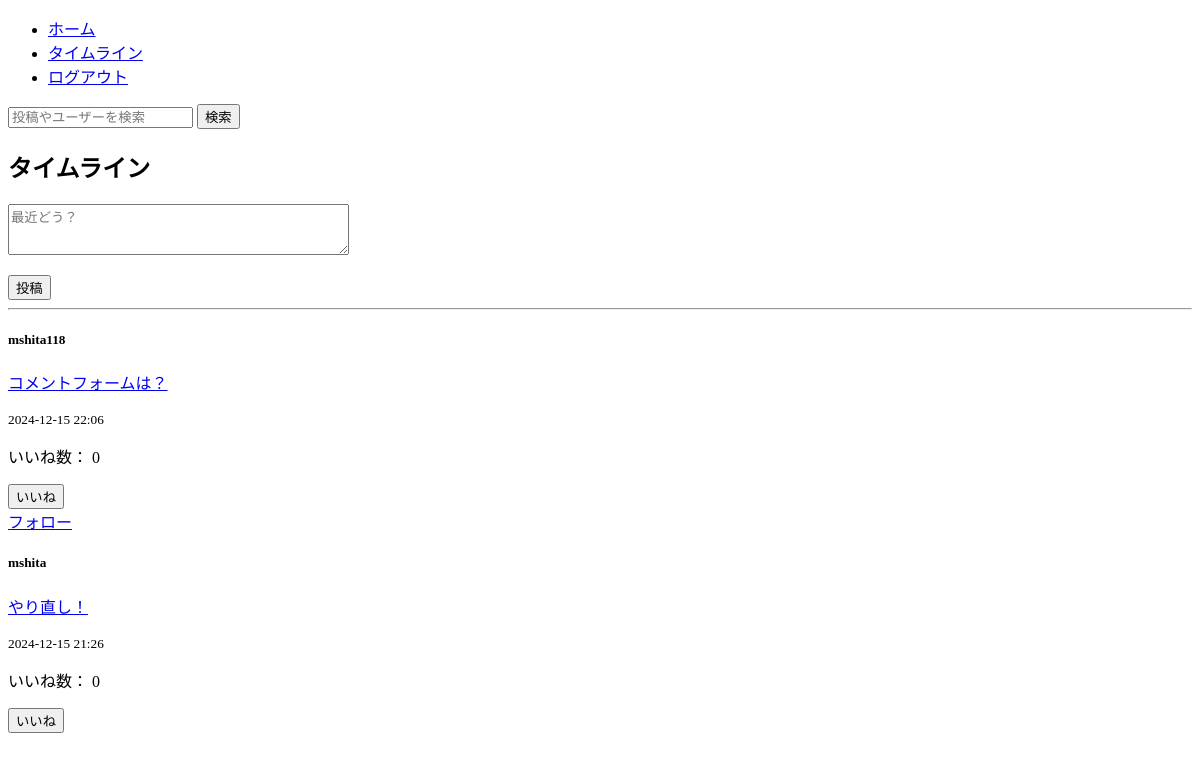
The page /timeline/ (signed in) on the database as committed earlier.
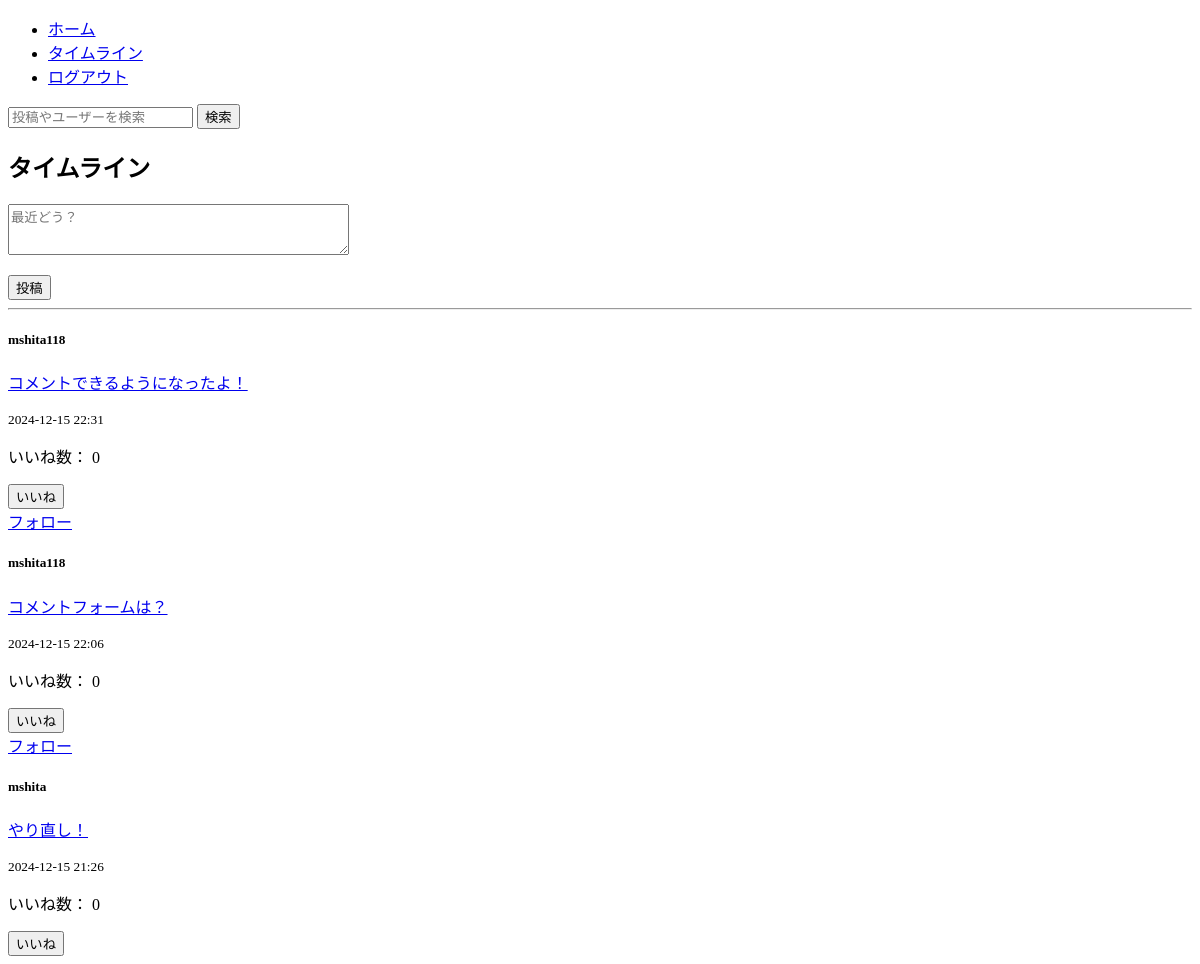
The same page on the database as committed later.
### timeline/models.py (models this page shows, shortened)
class Post(models.Model):
    user = models.ForeignKey(User, on_delete=models.CASCADE)
    content = models.TextField(max_length=280)
    created_at = models.DateTimeField(auto_now_add=True)

### timeline/views.py (the view, shortened to what this page needs)
# urls.py: path('timeline/', include('timeline.urls')),
@login_required
def timeline(request):
    posts = Post.objects.all().order_by('-created_at')
    posts_with_follow_status = []
    for post in posts:
        is_following = post.user.followers.filter(
            follower=request.user).exists()
        is_liked = post.likes.filter(user=request.user).exists()
        posts_with_follow_status.append({
            'post': post,
            'is_following': is_following,
            'is_liked': is_liked,
        })
    form = PostForm()
    return render(request, 'timeline/timeline.html', {'posts': posts, 'form': form, 'posts_with_follow_status': posts_with_follow_status, })

### timeline/forms.py
class PostForm(forms.ModelForm):
    class Meta:
        model = Post
        fields = ['content']
        widgets = {
            'content': forms.Textarea(attrs={'rows': 3, 'placeholder': '最近どう？'}),
        }
        labels = {
            'content': '',
        }

### templates/timeline/timeline.html (shortened to what this page needs)
{% extends 'base.html' %}
{% load static %}
{% block content %}
<form method="get" action="{% url 'search_posts' %}" class="mb-3">
  <input type="text" name="q" class="form-control" placeholder="投稿やユーザーを検索">
  <button type="submit" class="btn btn-primary mt-2">検索</button>
</form>
<div class="container">
  <h2>タイムライン</h2>
  <form method="post">
    {{ form.as_p }}
    <button type="submit" class="btn btn-primary">投稿</button>
  </form>
  <hr>
  <div>
    {% for post in posts %}
    <div class="card mb-3">
      <div class="card-body">
        <h5 class="card-title">{{ post.user.username }}</h5>
        <p class="card-text">
          <a href="{% url 'post_detail' post.id %}">{{ post.content }}</a>
        </p>
        <p class="card-text"><small class="text-muted">{{ post.created_at|date:"Y-m-d H:i" }}</small></p>
        <p>いいね数： {{ post.likes.count }}</p>
        <form method="post" action="{% url 'like_post' post.id %}">
          {% if post_info.is_liked %}
          <button type="submit" class="btn btn-danger">いいね解除</button>
          {% else %}
          <button type="submit" class="btn btn-primary">いいね</button>
          {% endif %}
        </form>
        {% if post.user != request.user %}
        {% if item.is_following %}
        <a href="{% url 'unfollow_user' post.user.id %}" class="btn btn-danger">アンフォロー</a>
        {% else %}
        <a href="{% url 'follow_user' post.user.id %}" class="btn btn-success">フォロー</a>
        {% endif %}
        {% endif %}
      </div>
    </div>
    {% endfor %}
  </div>
</div>
{% endblock %}

Rows that differ between the two databases and show on the page:
added Post: user.username "mshita118", content "コメントできるようになったよ！", created_at "2024-12-15 22:31", likes.count "0", shows "フォロー"
